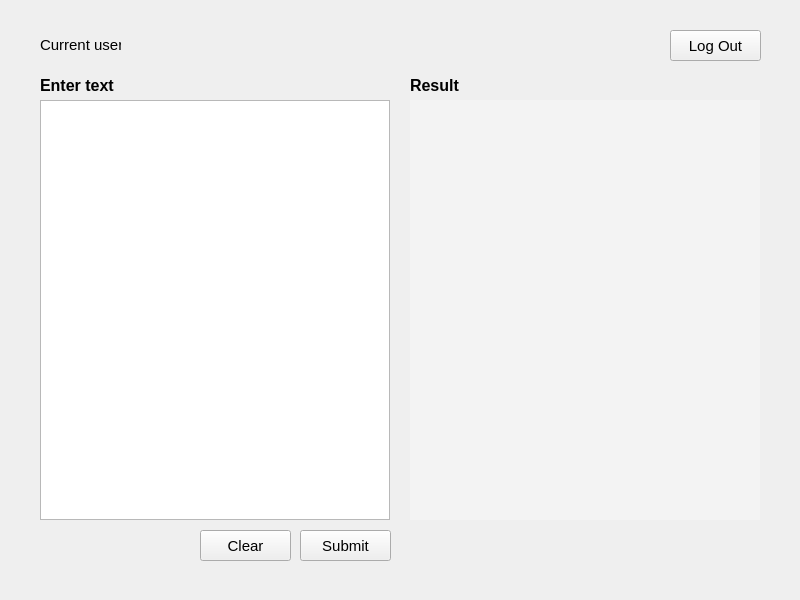
<?xml version="1.0" encoding="UTF-8"?>
<ui version="4.0">
 <class>Form</class>
 <widget class="QWidget" name="Form">
  <property name="geometry">
   <rect>
    <x>0</x>
    <y>0</y>
    <width>800</width>
    <height>600</height>
   </rect>
  </property>
  <property name="windowTitle">
   <string>Form</string>
  </property>
  <widget class="QLabel" name="label_2">
   <property name="geometry">
    <rect>
     <x>410</x>
     <y>70</y>
     <width>361</width>
     <height>30</height>
    </rect>
   </property>
   <property name="font">
    <font>
     <pointsize>12</pointsize>
     <weight>75</weight>
     <bold>true</bold>
    </font>
   </property>
   <property name="text">
    <string>Result</string>
   </property>
  </widget>
  <widget class="QLabel" name="label">
   <property name="geometry">
    <rect>
     <x>40</x>
     <y>70</y>
     <width>350</width>
     <height>30</height>
    </rect>
   </property>
   <property name="font">
    <font>
     <pointsize>12</pointsize>
     <weight>75</weight>
     <italic>false</italic>
     <bold>true</bold>
    </font>
   </property>
   <property name="text">
    <string>Enter text</string>
   </property>
  </widget>
  <widget class="QLabel" name="plag_output">
   <property name="geometry">
    <rect>
     <x>410</x>
     <y>100</y>
     <width>350</width>
     <height>420</height>
    </rect>
   </property>
   <property name="font">
    <font>
     <pointsize>11</pointsize>
    </font>
   </property>
   <property name="styleSheet">
    <string notr="true">background-color: rgb(243, 243, 243);</string>
   </property>
   <property name="text">
    <string/>
   </property>
  </widget>
  <widget class="QTextEdit" name="input_text">
   <property name="geometry">
    <rect>
     <x>40</x>
     <y>100</y>
     <width>350</width>
     <height>420</height>
    </rect>
   </property>
   <property name="font">
    <font>
     <pointsize>11</pointsize>
    </font>
   </property>
  </widget>
  <widget class="QLabel" name="label_3">
   <property name="geometry">
    <rect>
     <x>40</x>
     <y>30</y>
     <width>81</width>
     <height>30</height>
    </rect>
   </property>
   <property name="font">
    <font>
     <pointsize>11</pointsize>
    </font>
   </property>
   <property name="text">
    <string>Current user:</string>
   </property>
   <property name="alignment">
    <set>Qt::AlignLeading|Qt::AlignLeft|Qt::AlignVCenter</set>
   </property>
  </widget>
  <widget class="QLabel" name="current_user">
   <property name="geometry">
    <rect>
     <x>130</x>
     <y>30</y>
     <width>261</width>
     <height>30</height>
    </rect>
   </property>
   <property name="font">
    <font>
     <pointsize>11</pointsize>
    </font>
   </property>
   <property name="text">
    <string/>
   </property>
  </widget>
  <widget class="QPushButton" name="submit_butt">
   <property name="geometry">
    <rect>
     <x>300</x>
     <y>530</y>
     <width>91</width>
     <height>31</height>
    </rect>
   </property>
   <property name="font">
    <font>
     <pointsize>11</pointsize>
    </font>
   </property>
   <property name="text">
    <string>Submit</string>
   </property>
  </widget>
  <widget class="QPushButton" name="clear_butt">
   <property name="geometry">
    <rect>
     <x>200</x>
     <y>530</y>
     <width>91</width>
     <height>31</height>
    </rect>
   </property>
   <property name="font">
    <font>
     <pointsize>11</pointsize>
    </font>
   </property>
   <property name="text">
    <string>Clear</string>
   </property>
  </widget>
  <widget class="QPushButton" name="logout_butt">
   <property name="geometry">
    <rect>
     <x>670</x>
     <y>30</y>
     <width>91</width>
     <height>31</height>
    </rect>
   </property>
   <property name="font">
    <font>
     <pointsize>11</pointsize>
    </font>
   </property>
   <property name="text">
    <string>Log Out</string>
   </property>
  </widget>
 </widget>
 <resources/>
 <connections/>
</ui>
